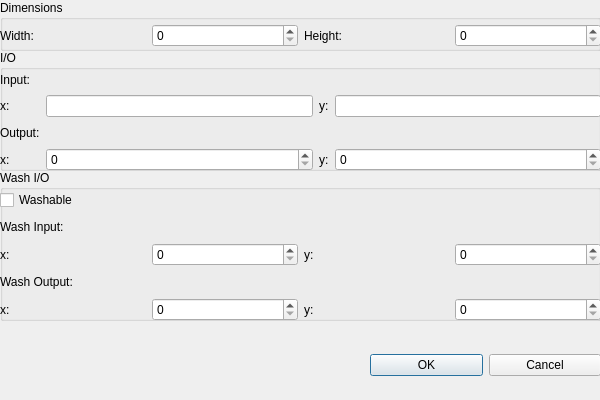
<?xml version="1.0" encoding="UTF-8"?>
<ui version="4.0">
 <class>InitiateDialog</class>
 <widget class="QDialog" name="InitiateDialog">
  <property name="geometry">
   <rect>
    <x>0</x>
    <y>0</y>
    <width>600</width>
    <height>400</height>
   </rect>
  </property>
  <property name="sizePolicy">
   <sizepolicy hsizetype="Fixed" vsizetype="Fixed">
    <horstretch>0</horstretch>
    <verstretch>0</verstretch>
   </sizepolicy>
  </property>
  <property name="windowTitle">
   <string>Set the initial conditions</string>
  </property>
  <widget class="QGroupBox" name="groupBox_3">
   <property name="geometry">
    <rect>
     <x>0</x>
     <y>170</y>
     <width>601</width>
     <height>151</height>
    </rect>
   </property>
   <property name="title">
    <string>Wash I/O</string>
   </property>
   <widget class="QWidget" name="gridLayoutWidget_3">
    <property name="geometry">
     <rect>
      <x>0</x>
      <y>20</y>
      <width>601</width>
      <height>131</height>
     </rect>
    </property>
    <layout class="QGridLayout" name="gridLayout_3">
     <item row="2" column="0">
      <widget class="QLabel" name="label_9">
       <property name="text">
        <string>x:</string>
       </property>
      </widget>
     </item>
     <item row="2" column="2">
      <widget class="QLabel" name="label_11">
       <property name="text">
        <string>y:</string>
       </property>
      </widget>
     </item>
     <item row="4" column="2">
      <widget class="QLabel" name="label_14">
       <property name="text">
        <string>y:</string>
       </property>
      </widget>
     </item>
     <item row="0" column="0">
      <widget class="QCheckBox" name="checkBox">
       <property name="text">
        <string>Washable</string>
       </property>
      </widget>
     </item>
     <item row="1" column="0">
      <widget class="QLabel" name="label_13">
       <property name="text">
        <string>Wash Input:</string>
       </property>
      </widget>
     </item>
     <item row="2" column="1">
      <widget class="QSpinBox" name="spinBox_7"/>
     </item>
     <item row="3" column="0">
      <widget class="QLabel" name="label_12">
       <property name="text">
        <string>Wash Output:</string>
       </property>
      </widget>
     </item>
     <item row="4" column="0">
      <widget class="QLabel" name="label_10">
       <property name="text">
        <string>x:</string>
       </property>
      </widget>
     </item>
     <item row="2" column="3">
      <widget class="QSpinBox" name="spinBox_8"/>
     </item>
     <item row="4" column="1">
      <widget class="QSpinBox" name="spinBox_9"/>
     </item>
     <item row="4" column="3">
      <widget class="QSpinBox" name="spinBox_10"/>
     </item>
    </layout>
   </widget>
  </widget>
  <widget class="QGroupBox" name="groupBox_2">
   <property name="geometry">
    <rect>
     <x>0</x>
     <y>50</y>
     <width>601</width>
     <height>121</height>
    </rect>
   </property>
   <property name="title">
    <string>I/O</string>
   </property>
   <widget class="QWidget" name="gridLayoutWidget_2">
    <property name="geometry">
     <rect>
      <x>0</x>
      <y>20</y>
      <width>601</width>
      <height>101</height>
     </rect>
    </property>
    <layout class="QGridLayout" name="gridLayout_2">
     <item row="3" column="0">
      <widget class="QLabel" name="label_15">
       <property name="text">
        <string>Output:</string>
       </property>
      </widget>
     </item>
     <item row="2" column="0">
      <widget class="QLabel" name="label_16">
       <property name="text">
        <string>x:</string>
       </property>
      </widget>
     </item>
     <item row="1" column="0">
      <widget class="QLabel" name="label_19">
       <property name="text">
        <string>Input:</string>
       </property>
      </widget>
     </item>
     <item row="4" column="0">
      <widget class="QLabel" name="label_17">
       <property name="text">
        <string>x:</string>
       </property>
      </widget>
     </item>
     <item row="4" column="2">
      <widget class="QLabel" name="label_20">
       <property name="text">
        <string>y:</string>
       </property>
      </widget>
     </item>
     <item row="2" column="2">
      <widget class="QLabel" name="label_18">
       <property name="text">
        <string>y:</string>
       </property>
      </widget>
     </item>
     <item row="4" column="1">
      <widget class="QSpinBox" name="spinBox_5"/>
     </item>
     <item row="4" column="3">
      <widget class="QSpinBox" name="spinBox_6"/>
     </item>
     <item row="2" column="1">
      <widget class="QLineEdit" name="lineEdit"/>
     </item>
     <item row="2" column="3">
      <widget class="QLineEdit" name="lineEdit_2"/>
     </item>
    </layout>
   </widget>
  </widget>
  <widget class="QGroupBox" name="groupBox">
   <property name="geometry">
    <rect>
     <x>0</x>
     <y>0</y>
     <width>601</width>
     <height>51</height>
    </rect>
   </property>
   <property name="title">
    <string>Dimensions</string>
   </property>
   <widget class="QWidget" name="gridLayoutWidget">
    <property name="geometry">
     <rect>
      <x>0</x>
      <y>20</y>
      <width>601</width>
      <height>31</height>
     </rect>
    </property>
    <layout class="QGridLayout" name="gridLayout">
     <item row="1" column="0">
      <widget class="QLabel" name="label">
       <property name="text">
        <string>Width:</string>
       </property>
      </widget>
     </item>
     <item row="1" column="1">
      <widget class="QSpinBox" name="spinBox"/>
     </item>
     <item row="1" column="2">
      <widget class="QLabel" name="label_2">
       <property name="text">
        <string>Height:</string>
       </property>
      </widget>
     </item>
     <item row="1" column="3">
      <widget class="QSpinBox" name="spinBox_2"/>
     </item>
    </layout>
   </widget>
  </widget>
  <widget class="QWidget" name="horizontalLayoutWidget">
   <property name="geometry">
    <rect>
     <x>370</x>
     <y>350</y>
     <width>231</width>
     <height>31</height>
    </rect>
   </property>
   <layout class="QHBoxLayout" name="horizontalLayout">
    <item>
     <widget class="QPushButton" name="pushButton_2">
      <property name="text">
       <string>OK</string>
      </property>
     </widget>
    </item>
    <item>
     <widget class="QPushButton" name="pushButton">
      <property name="text">
       <string>Cancel</string>
      </property>
     </widget>
    </item>
   </layout>
  </widget>
 </widget>
 <resources/>
 <connections/>
</ui>
